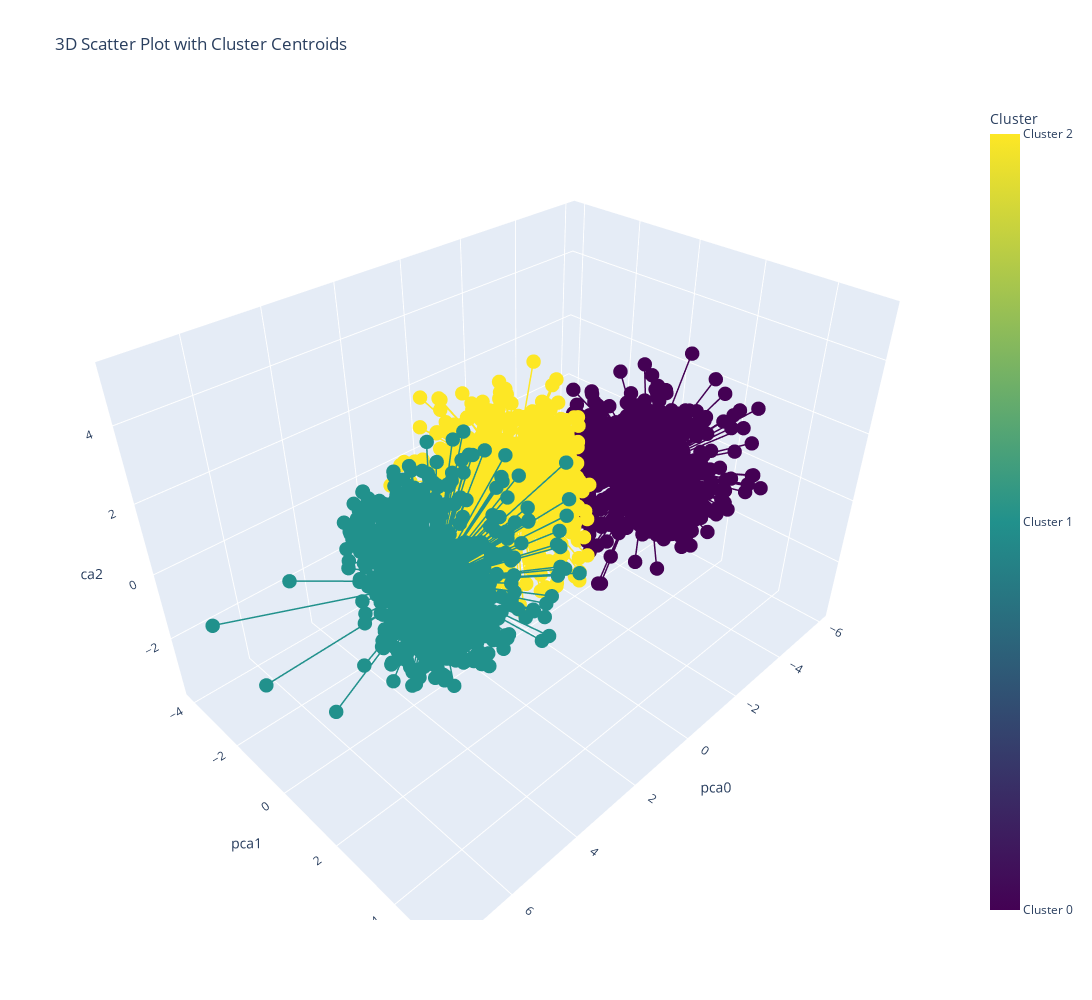

Write notebook code for a chart like this one.
### Markdown cell above
The principal components are a combination of the features.

- For principal component 0, the most important features are related to amount spent and number of purchases, all negatively weighted, so the higher those values, the smaller is the pca0 value. 

- For principal component 1, they are some purchase features, age, web visits and no teenager at home. Also negatively correlated, except for no tennagers at home (TeenHhme_0) which makes the principal component 1 increases when this feature is activated (means no teenager at home).

- For principal component 2 they are age, web visits, deal purchases, income and amount of gold products. They are a mix of negative and positive weights with this principal component increasing with age and income and decreasing with web visits, deal purchases and amount spent in gold product.

### Code cell
df_with_label =  pd.DataFrame(pipeline[:-1].transform(df), columns = pipeline.named_steps['pca'].get_feature_names_out())
df_with_label['label'] = pipeline.named_steps['clustering'].labels_
df_with_label.head(5)

colormap = matplotlib.colormaps['viridis']  # Replace 'viridis' with any other colormap
# Define the number of categories
number_of_clusters = len(df_with_label['label'].unique())
# Extract discrete colors from the colormap based on the number of clusters
discrete_colors = [matplotlib.colors.rgb2hex(colormap(i)[:3]) for i in np.linspace(0, 1, number_of_clusters)]

# Define the tick values and labels for the colorbar
tickvals = list(range(number_of_clusters))
ticktext = [f'Cluster {label}' for label in tickvals]

cluster_centroids = pipeline.named_steps['clustering'].cluster_centers_

# defining scatter plot trace
trace = go.Scatter3d(
    x=df_with_label['pca0'],
    y=df_with_label['pca1'],
    z=df_with_label['pca2'],
    mode='markers',
    showlegend=False,
    name=None,
    marker=dict(
        color=df_with_label['label'],  # Color based on the specified column
        colorscale=discrete_colors,  # Choose the colorscale
        colorbar=dict(title='Cluster', tickvals=tickvals, ticktext=ticktext),
        size=5
    )
)

# defining lineplots beginning at each sample to the center of each sample cluster
lines = []
for cluster_number in range(number_of_clusters):
    df_with_label_temp = df_with_label[df_with_label['label']==cluster_number].reset_index()
    x_cen, y_cen, z_cen = cluster_centroids[cluster_number]
    for i in range(len(df_with_label_temp)):
        line = go.Scatter3d(
            x=[df_with_label_temp['pca0'][i], x_cen],
            y=[df_with_label_temp['pca1'][i], y_cen],
            z=[df_with_label_temp['pca2'][i], z_cen],
            mode='lines',
            showlegend=False,
            name=None,
            line=dict(
                color=discrete_colors[cluster_number],  # setting line color to be the same for each points within the cluster
                width=3
            )
        )
        lines.append(line)


# Create a layout
layout = go.Layout(
    width=1200,  # Adjust the width as needed
    height=1000,  # Adjust the height as needed
    scene=dict(
        xaxis=dict(title='pca0'),  # Modify the x-axis label
        yaxis=dict(title='pca1'),  # Modify the y-axis label
        zaxis=dict(title='pca2')  # Modify the z-axis label
    )
)

# Create a figure
fig = go.Figure(data=[trace] + lines, layout=layout)
fig.update_layout(
    title="3D Scatter Plot with Cluster Centroids"
)
# Display the plot
fig.show()
